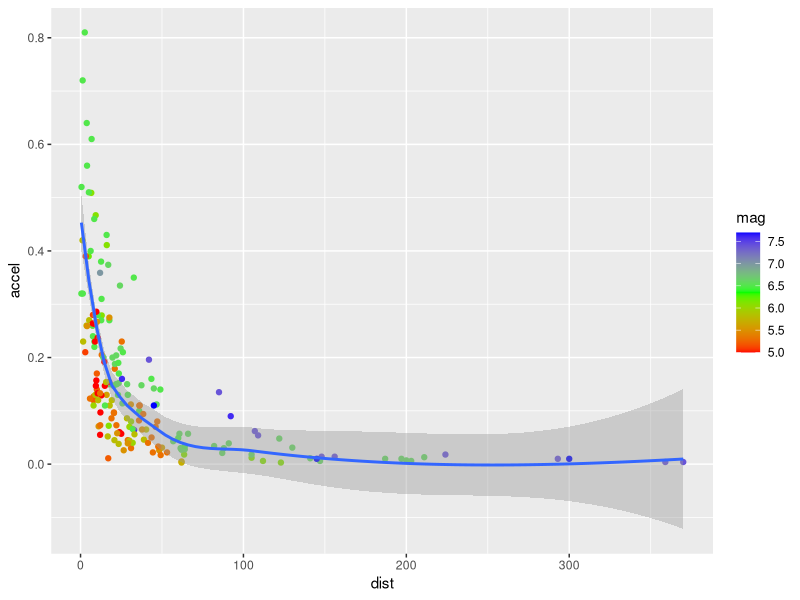
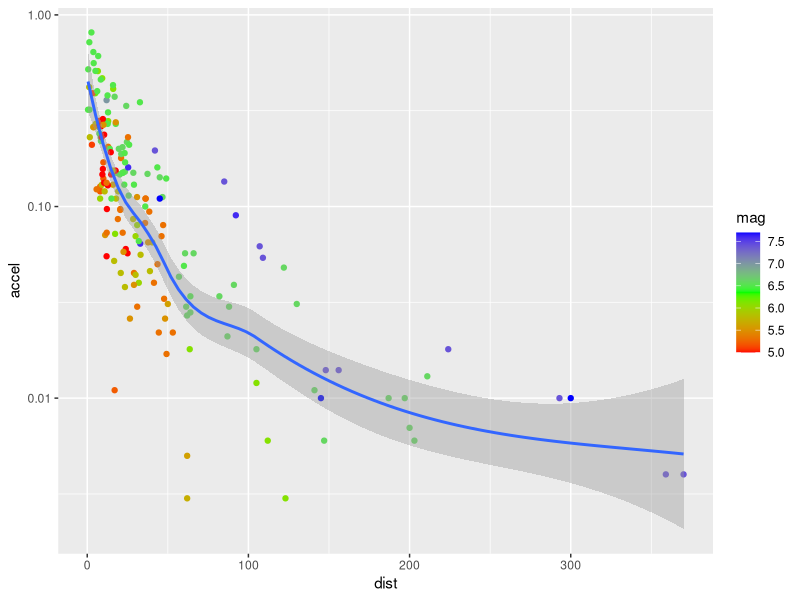
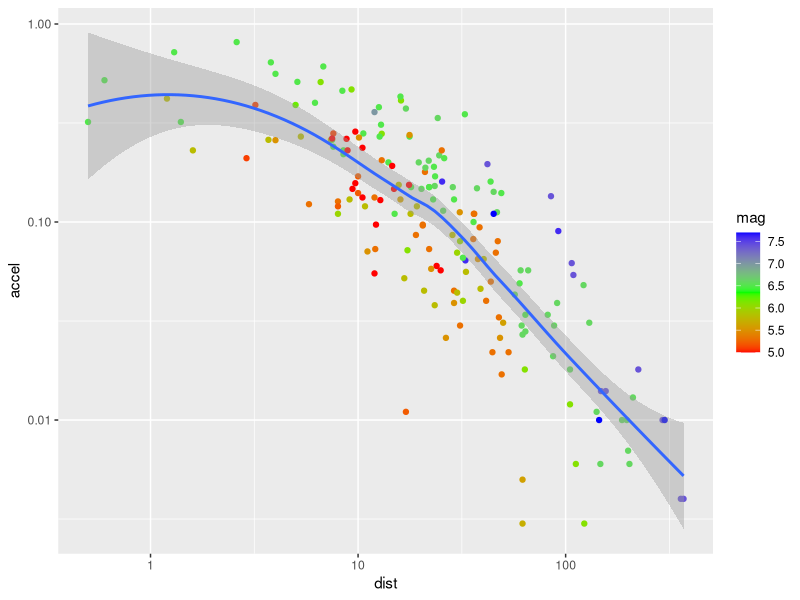
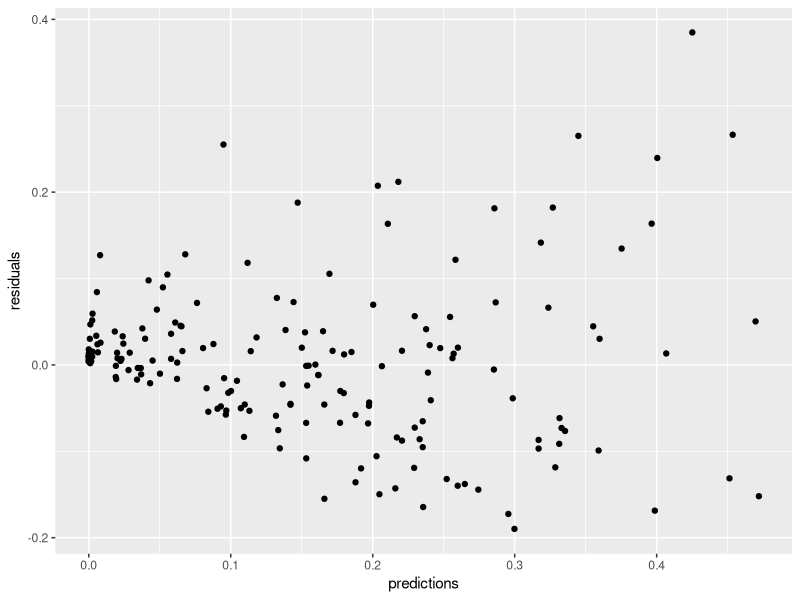
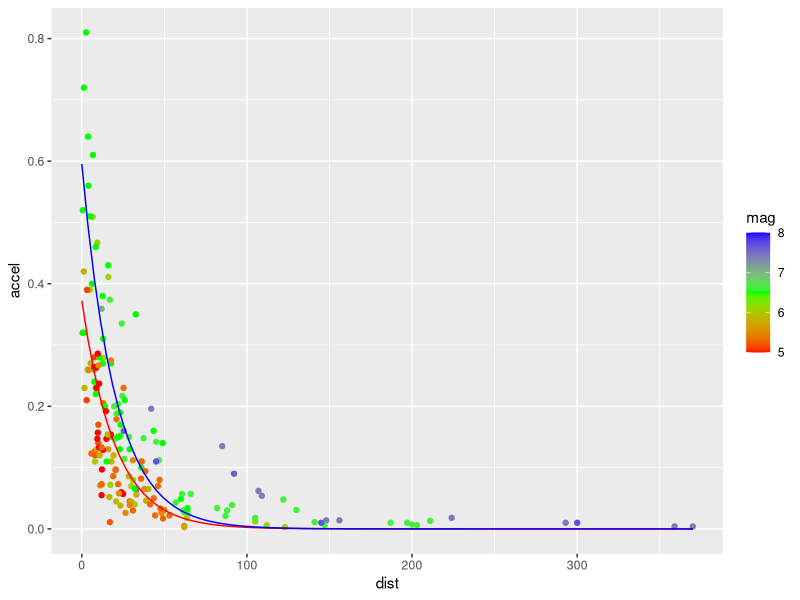
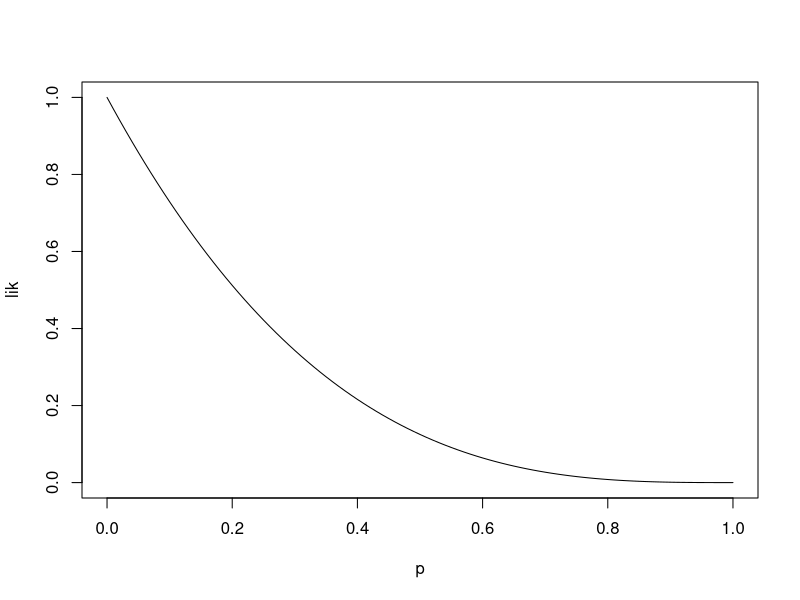

Here is the R script that generated these plots, in order:
## ---- chunk 1
# your code here
library(ggplot2)
ggplot(attenu, aes(x=dist, y=accel, col=mag)) + 
  geom_point() + 
  scale_color_gradientn(colors = rainbow(3)) + 
  geom_smooth()
ggplot(attenu, aes(x=dist, y=accel, col=mag)) + 
  geom_point() + 
  scale_color_gradientn(colors = rainbow(3)) + 
  geom_smooth() + 
  scale_y_log10()
ggplot(attenu, aes(x=dist, y=accel, col=mag)) + 
  geom_point() + 
  scale_color_gradientn(colors = rainbow(3)) + 
  scale_y_log10() + 
  scale_x_log10() + 
  geom_smooth()
## ---- chunk 2
# function to return the expected value (the mean function)
predict_accel <- function(theta, data){
  gamma <- theta['gamma']
  phi <- theta['phi']
  sigma <- exp(theta['lsigma'])
  mu <- gamma * data[, 'mag'] * exp(- data[, 'dist'] / phi)
  mu
}

# function to return the negative log likelihood
nll <- function(theta, data){
  mu <- predict_accel(theta, data)  
  -sum(dnorm(data[, 'accel'], mu, exp(theta['lsigma']), log = TRUE))
}
## ---- chunk 3
inits <- c(gamma = .1, phi = .1, lsigma = .1)
out <- optim(inits, nll, data = attenu)
out
## ---- chunk 4
attenu$predictions <- predict_accel(out$par, attenu)
attenu$residuals <- with(attenu, accel - predictions)
ggplot(attenu, aes(x = predictions, y = residuals)) + 
  geom_point()
## ---- chunk 5
# create a vector of distances
lo <- 100
dists <- seq(0, max(attenu$dist), length.out=lo)

new_d5 <- data.frame(mag = 5, dist = dists)
new_d5$accel <- predict_accel(out$par, new_d5)

new_d8 <- data.frame(mag = 8, dist = dists)
new_d8$accel <- predict_accel(out$par, new_d8)

ggplot(attenu, aes(x=dist, y=accel, col=mag)) + 
  geom_point() + 
  scale_color_gradientn(colors = rainbow(3)) + 
  geom_line(data = new_d5) + 
  geom_line(data = new_d8)
## ---- chunk 6
p <- seq(0, 1, .01)
lik <- dbinom(0, 3, p)
plot(p, lik, type = 'l')
